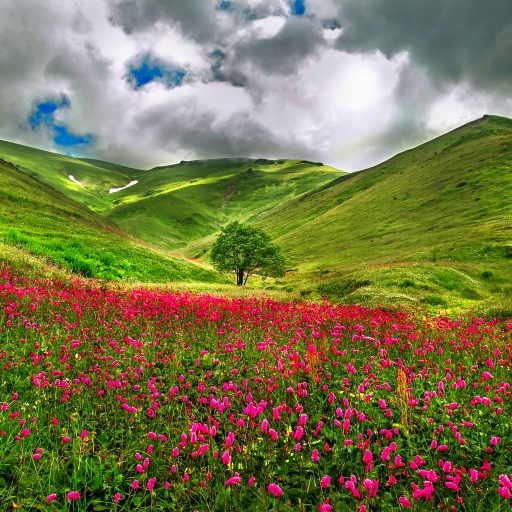
#> input picture generate_images/source.jpg, 512 x 512 px
$ python generate_images.py
#> lines starting #> are read from the running program, lines starting #| are printed output that depends on the picture
from PIL import Image
import os

# 配置路径和目标尺寸
input_path = "source.jpg"            # 原始图片路径
output_suffix = ".jpg"               # 输出文件后缀
output_dir = f"output_images/{output_suffix.split('.')[-1]}"         # 输出文件夹
base_size = (512, 512)               # 中间标准尺寸
target_sizes = [                     # 你需要的输出尺寸列表
    (128, 128),
    (256, 256),
    (512, 512),  # 可保留标准尺寸
    (1024, 1024),
    (2048, 2048),
    (4096, 4096),
    (8192, 8192),
    (16384, 16384),
]

# 创建输出目录
os.makedirs(output_dir, exist_ok=True)

# 加载并缩放为基准图（512×512）
base_image = Image.open(input_path).convert("RGB")
#> base_image is the input picture: PIL image 512x512 RGB; mean R, G, B 121.4, 118.4, 73.4
base_image = base_image.resize(base_size, Image.LANCZOS)

# 生成各种尺寸的图像
for size in target_sizes:
    resized = base_image.resize(size, Image.LANCZOS)
    filename = f"image_{size[0]}x{size[1]}{output_suffix}"
    resized.save(os.path.join(output_dir, filename))
    print(f"Saved: {filename}")
#> this loop made 8 passes
#> pass 1, `resized = base_image.resize(size, Image.LANCZOS)`:
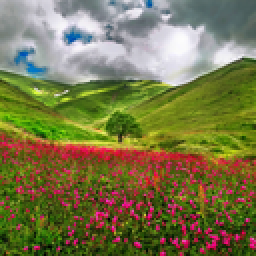
#> resized: PIL image 128x128 RGB (shown 2 times larger); mean R, G, B 121.4, 118.4, 73.4
#> pass 2, `resized = base_image.resize(size, Image.LANCZOS)`:
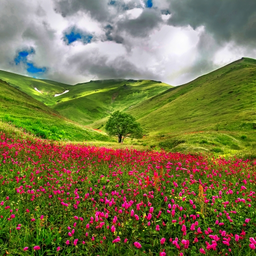
#> resized: PIL image 256x256 RGB; mean R, G, B 121.4, 118.4, 73.4
